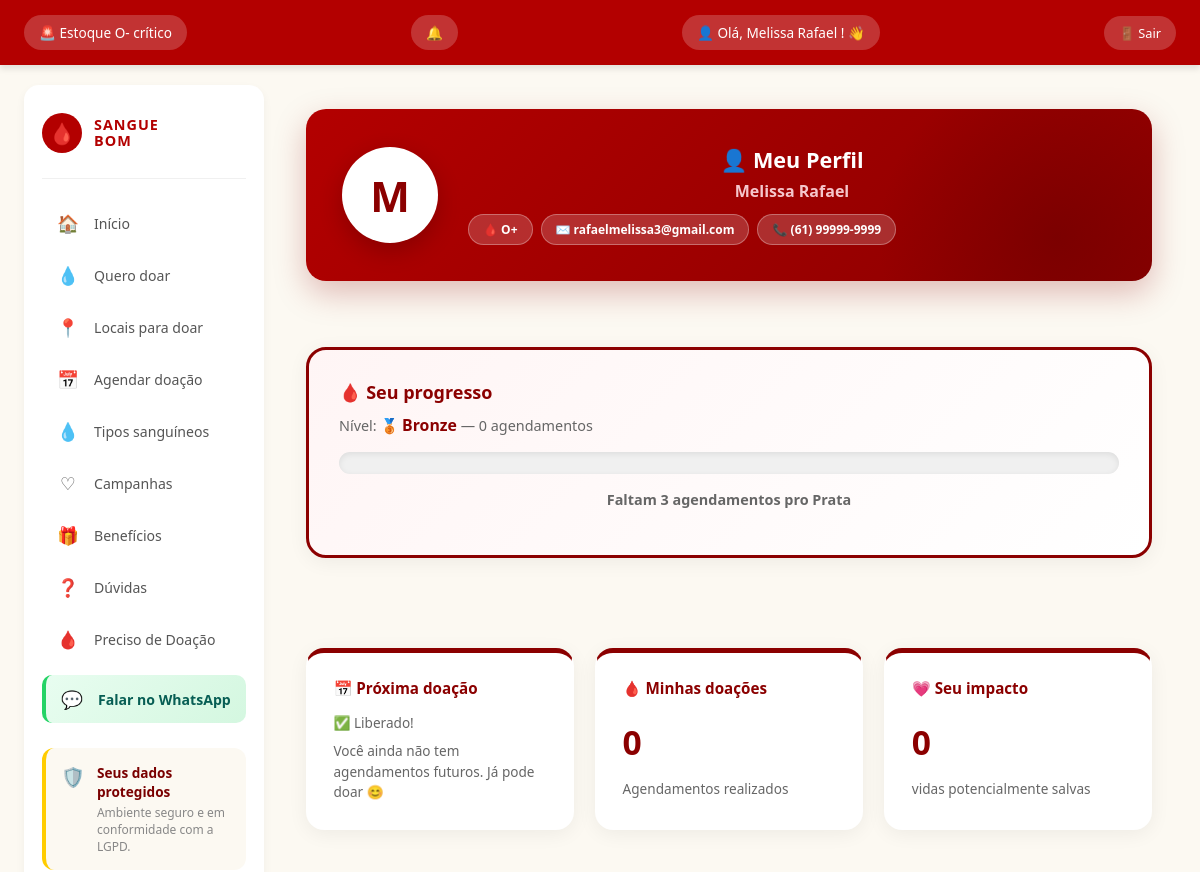
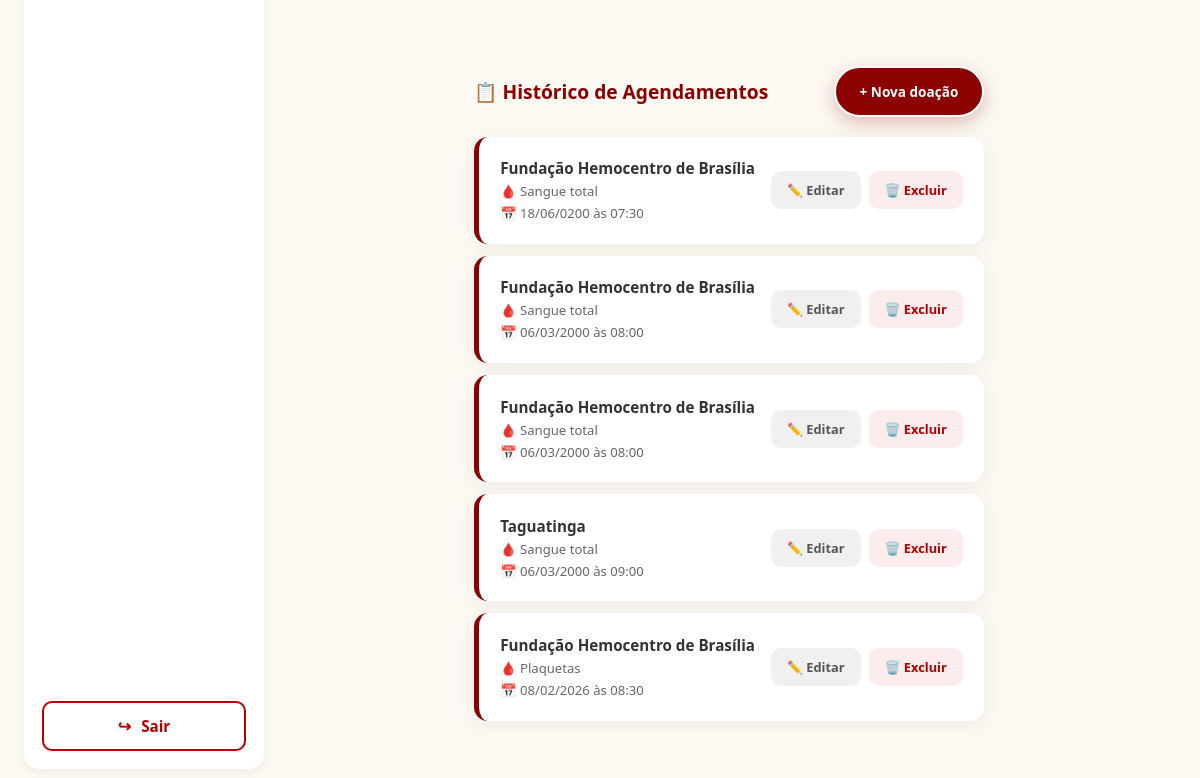
Before: /meu_perfil/ (signed in) with the older database file (2 pictures, top to bottom).
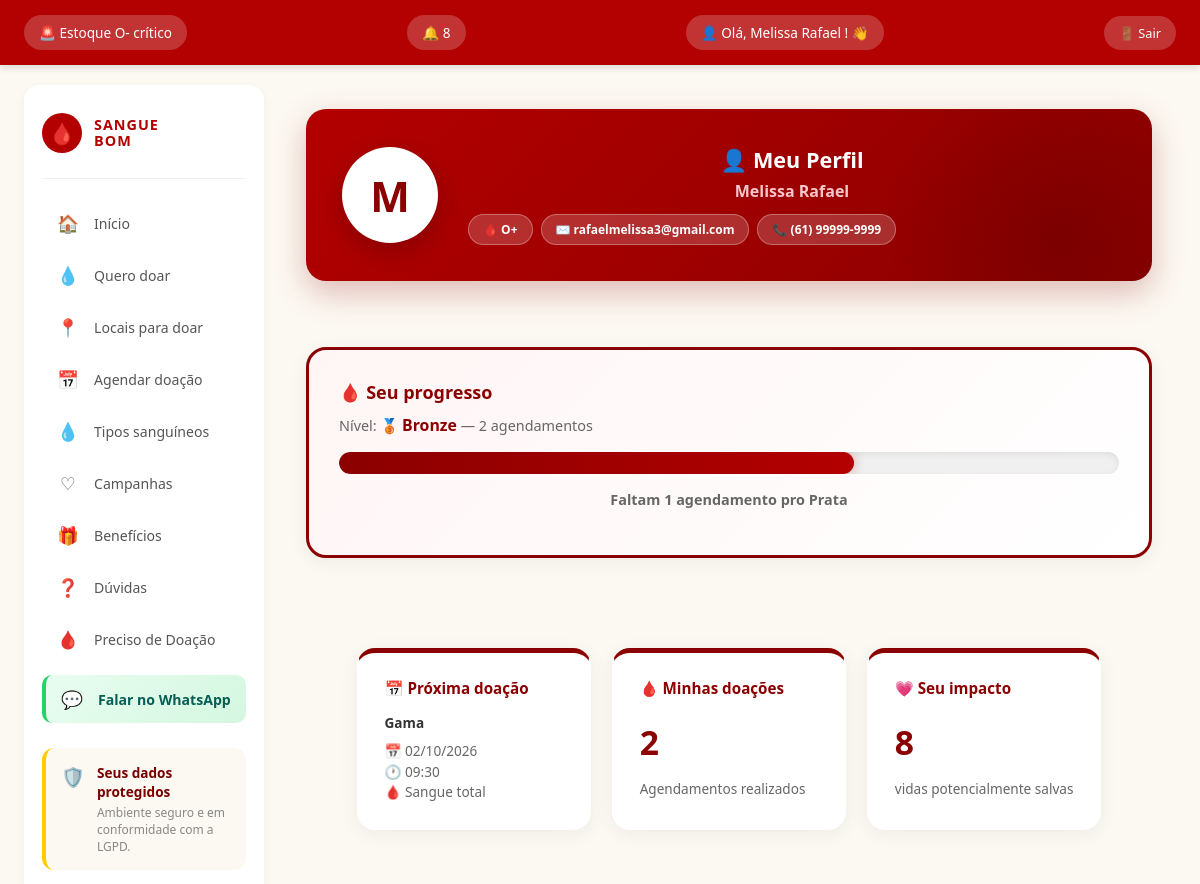
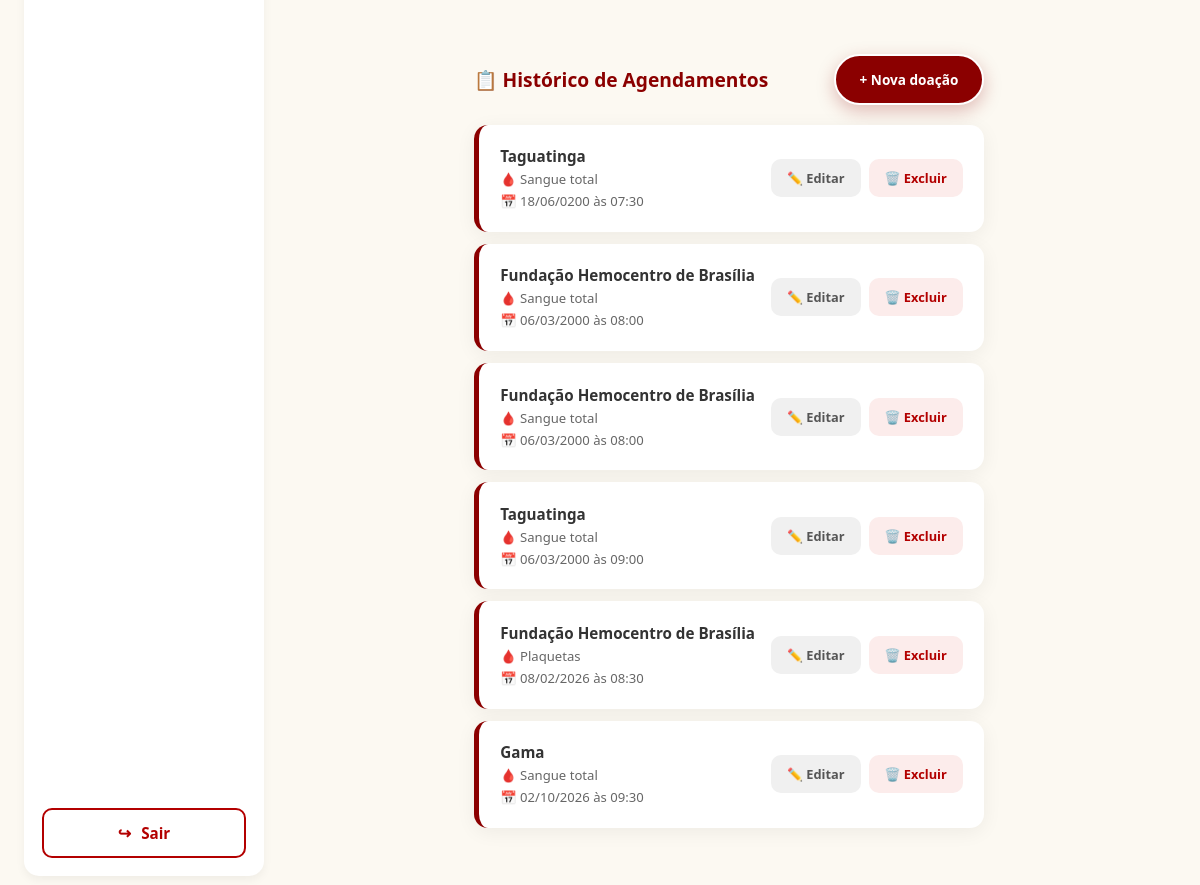
After: the same page with the newer database file (2 pictures, top to bottom).
### membros/models.py (models this page shows, shortened)
class Agendamento(models.Model):
    STATUS = [
        ('agendado', '⏳ Agendado'),
        ('realizado', '✅ Realizado'),
        ('cancelado', '❌ Cancelado'),
        ('faltou', '⚠️ Faltou'),
    ]
    doador = models.ForeignKey(Doador, on_delete=models.CASCADE)
    hemocentro = models.ForeignKey(Hemocentro, on_delete=models.CASCADE)
    base = models.CharField(max_length=100)
    data = models.DateField()
    horario = models.TimeField()
    tipo_doacao = models.CharField(max_length=30)
    status = models.CharField(
        max_length=20,
        choices=STATUS,
        default='agendado'
    )

class Hemocentro(models.Model):
    usuario = models.OneToOneField(
        User,
        on_delete=models.CASCADE,
        null=True,
        blank=True,
        related_name='hemocentro'
    )
    nome = models.CharField(max_length=100)
    endereco = models.CharField(max_length=200)
    bairro = models.CharField(max_length=100)
    cidade = models.CharField(max_length=100)
    cep = models.CharField(max_length=10)
    telefone = models.CharField(max_length=20)
    email = models.EmailField()
    horario_abertura = models.TimeField()
    horario_fechamento = models.TimeField()
    dias_atendimento = models.CharField(max_length=100)
    descricao = models.TextField(blank=True)
    ativo = models.BooleanField(default=True)

### membros/views.py (the view)
@login_required(login_url='login')
def meu_perfil(request):
    if request.user.is_staff:
        return redirect('relatorios')
    if hasattr(request.user, 'hemocentro'):
        return redirect('painel_hemocentro')
    doador = get_object_or_404(Doador, usuario=request.user)
    agendamentos = Agendamento.objects.filter(
        doador=doador
    ).order_by('data', 'horario')
    total_agendamentos = agendamentos.filter(status='realizado').count()
    hoje = timezone.localdate()
    proximo_agendamento = agendamentos.filter(
        data__gte=hoje
    ).order_by('data', 'horario').first()
    if total_agendamentos >= 6:
        nivel = 'Ouro'
        proximo_nivel = None
        faltam = 0
        progresso = 100
    elif total_agendamentos >= 3:
        nivel = 'Prata'
        proximo_nivel = 'Ouro'
        faltam = 6 - total_agendamentos
        progresso = int((total_agendamentos / 6) * 100)
    else:
        nivel = 'Bronze'
        proximo_nivel = 'Prata'
        faltam = 3 - total_agendamentos
        progresso = int((total_agendamentos / 3) * 100)
    return render(request, 'meu_perfil.html', {
        'doador': doador,
        'agendamentos': agendamentos,
        'total_agendamentos': total_agendamentos,
        'vidas_salvas': total_agendamentos * 4,
        'proximo_agendamento': proximo_agendamento,
        'nivel': nivel,
        'proximo_nivel': proximo_nivel,
        'faltam': faltam,
        'progresso': progresso,
        'lateral_direita': False,
    })

### membros/context_processors.py (called while the page is built)
def notificacoes_nao_lidas(request):
    if request.user.is_authenticated:
        try:
            doador = Doador.objects.get(usuario=request.user)
            total = Notificacao.objects.filter(doador=doador, lida=False).count()
            return {'notificacoes_nao_lidas': total}
        except Doador.DoesNotExist:
            return {'notificacoes_nao_lidas': 0}
    return {'notificacoes_nao_lidas': 0}

### templates/meu_perfil.html (shortened to what the changed rows need)
{% extends 'base.html' %}
{% load static %}
{% block content %}
    <link rel="stylesheet" href="{% static 'css/perfil.css' %}">
    <section class="perfil-header">
        <div class="perfil-info-header">
            <h1>👤 Meu Perfil</h1>
        </div>
    </section>
    <section class="progresso-box">
        <h2>🩸 Seu progresso</h2>
        <p>
            Nível:
            {% if nivel == 'Bronze' %}🥉{% elif nivel == 'Prata' %}🥈{% else %}🥇{% endif %}
            <strong>{{ nivel }}</strong>
            — {{ total_agendamentos }} agendamento{{ total_agendamentos|pluralize }}
        </p>
        <div class="barra">
            <div class="barra-preenchida" style="width: {{ progresso }}%"></div>
        </div>
        {% if proximo_nivel %}
            <p class="faltam">Faltam {{ faltam }} agendamento{{ faltam|pluralize }} pro {{ proximo_nivel }}</p>
        {% else %}
            <p class="faltam">🏆 Você atingiu o nível máximo!</p>
        {% endif %}
    </section>
    <section>
        <div class="cards">
            <div class="card">
                <h3>📅 Próxima doação</h3>
                {% if proximo_agendamento %}
                    <p>
                        <strong>{{ proximo_agendamento.hemocentro.nome }}</strong>
                    </p>
                    <p>
                        📅 {{ proximo_agendamento.data|date:"d/m/Y" }}<br>
                        🕐 {{ proximo_agendamento.horario|time:"H:i" }}<br>
                        🩸 {{ proximo_agendamento.tipo_doacao }}
                    </p>
                {% else %}
                    <p>✅ Liberado!</p>
                    <p>Você ainda não tem agendamentos futuros. Já pode doar 😊</p>
                {% endif %}
            </div>
            <div class="card">
                <h3>🩸 Minhas doações</h3>
                <p class="card-numero">{{ total_agendamentos }}</p>
                <p>Agendamentos realizados</p>
            </div>
            <div class="card">
                <h3>💗 Seu impacto</h3>
                <p class="card-numero">{{ vidas_salvas }}</p>
                <p>vidas potencialmente salvas</p>
            </div>
        </div>
    </section>
    <section>
        <div class="perfil-secao-header">
            <h2>📋 Histórico de Agendamentos</h2>
        </div>
        {% if agendamentos %}
            <div class="perfil-lista">
                {% for agendamento in agendamentos %}
                    <div class="perfil-item">
                        <div class="perfil-item-info">
                            <strong>{{ agendamento.hemocentro.nome }}</strong>
                            <span>
                                🩸 {{ agendamento.tipo_doacao }}
                            </span>
                            <span>
                                📅 {{ agendamento.data|date:"d/m/Y" }}
                                às {{ agendamento.horario|time:"H:i" }}
                            </span>
                        </div>
                        <div class="perfil-item-botoes">
                            <a href="{% url 'editar_agendamento' agendamento.id %}" class="btn-editar">
                                ✏️ Editar
                            </a>
                            <a href="{% url 'excluir_agendamento' agendamento.id %}" class="btn-excluir">
                                🗑️ Excluir
                            </a>
                        </div>
                    </div>
                {% endfor %}
            </div>
        {% else %}
            <p class="perfil-vazio">
                Você ainda não possui agendamentos registrados.
            </p>
        {% endif %}
    </section>
{% endblock %}

### templates/base.html (shortened to what the changed rows need)
{% load static %}
<!DOCTYPE html>
<html lang="pt-br">
<head>
    <link rel="stylesheet" href="{% static 'css/base.css' %}">
</head>
<body>
    <header>
        {% if not user.is_staff and not user.hemocentro %}
            <a href="{% url 'locais_para_doar' %}" class="header-alerta">
                <h2>🚨 Estoque O- crítico</h2>
            </a>
            <a href="{% url 'notificacoes' %}" class="header-sino" title="Notificações">
                <h2>
                    🔔
                    {% if notificacoes_nao_lidas > 0 %}
                        <span class="badge-sino">{{ notificacoes_nao_lidas }}</span>
                    {% endif %}
                </h2>
            </a>
        {% endif %}
        {% if user.is_authenticated %}
            <a href="{% url 'meu_perfil' %}" class="header-user" title="Meu Perfil">
                <h2>👤 Olá,
                    {% if user.is_staff %}
                        {{ user.username }}
                    {% elif user.hemocentro %}
                        {{ user.hemocentro.nome }}
                    {% elif user.doador %}
                        {{ user.doador.nome }}
                    {% elif user.first_name %}
                        {{ user.first_name }}
                    {% else %}
                        {{ user.username }}
                    {% endif %}! 👋
                </h2>
            </a>
        {% else %}
            <h2>👤 Olá, visitante! 👋</h2>
            <a href="{% url 'login' %}" class="header-entrar">🔐 Entrar</a>
        {% endif %}
    </header>
    <div class="app-container {% if not lateral_direita %}sem-lateral{% endif %}">
        <main>
            {% block content %}
            {% endblock %}
        </main>
    </div>
</body>
</html>

Changed rows visible on the page:
added Agendamento: hemocentro.nome "Gama", data "02/10/2026", horario "09:30", tipo_doacao "Sangue total"
changed Agendamento (number 2 of 6 on the later page): hemocentro.nome "Fundação Hemocentro de Brasília" → "Taguatinga"
Other visible differences:
{{ notificacoes_nao_lidas }}: (not shown) → "8"
{{ total_agendamentos }}: "0" → "2"
{{ faltam }}: "3" → "1"
{{ vidas_salvas }}: "0" → "8"
text no longer shown: "✅ Liberado! Você ainda não tem agendamentos futuros. Já pode doar 😊"
